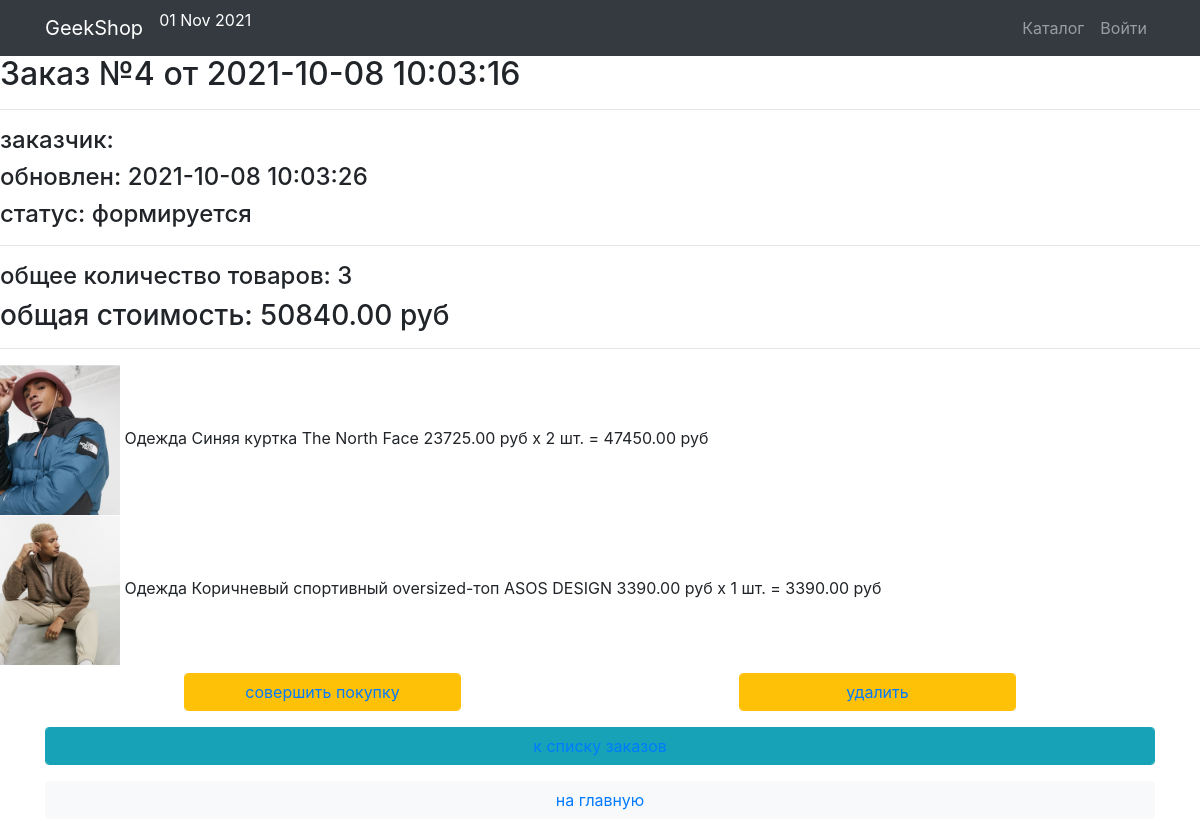
Page /orders/read/4/ on the earlier database version.
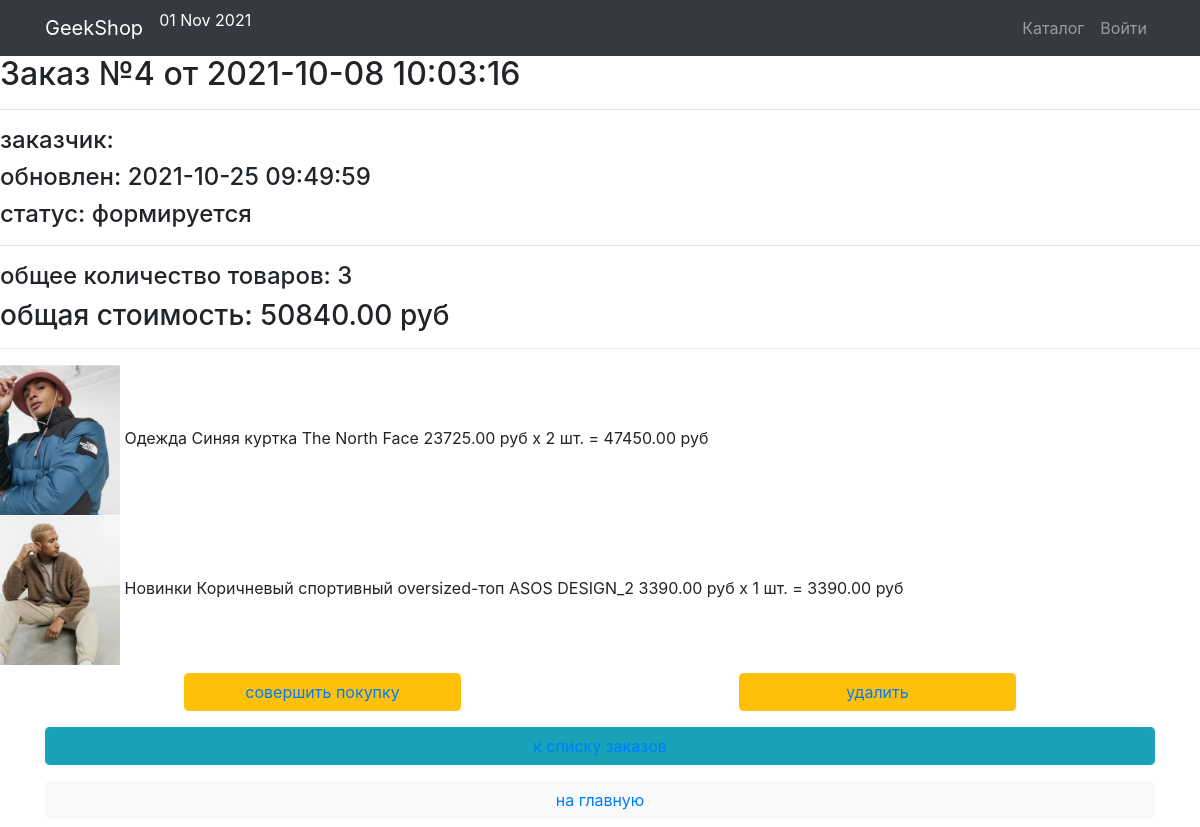
Same page on the later database version.
### ordersapp/models.py (models this page shows, shortened)
class Order(models.Model):
	FORMING = "FM"
	SENT_TO_PROCEED = "STP"
	PROCEEDED = "PRD"
	PAID = "PD"
	READY = "RDY"
	CANCEL = "CNC"
	ORDER_STATUS_CHOICES = (
		(FORMING, "формируется"),
		(SENT_TO_PROCEED, "отправлен в обработку"),
		(PAID, "оплачен"),
		(PROCEEDED, "обрабатывается"),
		(READY, "готов к выдаче"),
		(CANCEL, "отменен"))
	user = models.ForeignKey(settings.AUTH_USER_MODEL, on_delete=models.CASCADE)
	created = models.DateTimeField(verbose_name="create", auto_now_add=True)
	updated = models.DateTimeField(verbose_name="update", auto_now=True)
	status = models.CharField(verbose_name="status", max_length=3, choices=ORDER_STATUS_CHOICES, default=FORMING)
	is_active = models.BooleanField(verbose_name="active", default=True)
	def get_summary(self):
		items = self.orderitems.select_related()
		return {
			"get_total_cost": sum(list(map(lambda x: x.quantity * x.product.price, items))),
			"get_total_quantity": sum(list(map(lambda x: x.quantity, items)))
		}

class OrderItem(models.Model):
	order = models.ForeignKey(Order, related_name="orderitems", on_delete=models.CASCADE)
	product = models.ForeignKey(Product, verbose_name="продукт", on_delete=models.CASCADE)
	quantity = models.PositiveIntegerField(verbose_name="количество", default=0)
	def get_product_cost(self):
		return self.product.price * self.quantity

### products/models.py (models this page shows, shortened)
class Product(models.Model):
	name = models.CharField(max_length=65, unique=True)
	image = models.ImageField(upload_to="products_images", blank=True)
	description = models.TextField(blank=True)
	price = models.DecimalField(max_digits=8, decimal_places=2)
	quantity = models.PositiveIntegerField(default=0)
	category = models.ForeignKey(ProductCategory, on_delete=models.CASCADE)
	is_active = models.BooleanField(default=True, db_index=True)

class ProductCategory(models.Model):
	name = models.CharField(max_length=65, unique=True)
	description = models.TextField(blank=True)
	is_active = models.BooleanField(default=True, db_index=True)

### ordersapp/views.py (the view)
# urls.py: path('read/<int:pk>/', OrderRead.as_view(), name='read'),
class OrderRead(DetailView):
	model = Order
	def get_context_data(self, **kwargs):
		context = super(OrderRead, self).get_context_data(**kwargs)
		context["title"] = "Geekshop - Создать заказ"
		return context

### products/context_processors.py (called while the page is built)
def basket(request):
	basket_list = []
	if request.user.is_authenticated:
		basket_list = Basket.objects.filter(user=request.user)
	return {"baskets": basket_list}

### ordersapp/templates/ordersapp/order_detail.html
{% extends "products/base.html" %}
{% load static %}
{% block content %}
   {% include 'ordersapp/includes/inc_order_summary.html' %}
   <div class="basket_list">
       {% for item in object.orderitems.select_related %}
           <div class="basket_record">
               <img style="height: 150px" src="{{ item.product.image.url }}"
                    alt="{{ item.product.short_desc }}">
               <span class="category_name">
                   {{ item.product.category.name }}
               </span>
               <span class="product_name">{{ item.product.name }}</span>
               <span class="product_price">
                   {{ item.product.price }}&nbspруб
               </span>
               <span class="product_quantitiy">
                   x {{ item.quantity }} шт.
               </span>
               <span class="product_cost">
                    = {{ item.get_product_cost }}&nbspруб
               </span>
           </div>
       {% endfor %}
   </div>
   {% include 'ordersapp/includes/inc_order_actions.html' %}
{% endblock %}

### ordersapp/templates/ordersapp/includes/inc_order_summary.html (shortened to what this page needs)
{% if object %}
   <div class="h2">Заказ №{{ object.pk }} от {{ object.created|date:"Y-m-d H:i:s" }}</div>
   <hr>
   <div class="h4">заказчик: {{ user.last_name }} {{ user.first_name }} </div>
   <div class="h4">обновлен: {{ object.updated|date:"Y-m-d H:i:s" }}</div>
   <div class="h4">cтатус: {{ object.get_status_display }}</div>
   <hr>
    {% with object_summary=object.get_summary %}
       <div class="h4">
           общее количество товаров: <span class="order_total_quantity">{{ object_summary.get_total_quantity }}</span>
       </div>
       <div class="h3">
           общая стоимость: <span class="order_total_cost">{{ object_summary.get_total_cost }}</span> руб
       </div>
    {% endwith %}
{% endif %}
<hr>

Differences in the rows shown:
changed Order "формируется": updated "2021-10-08 10:03:26" → "2021-10-25 09:49:59"
changed through a linked row, OrderItem: product.category.name "Одежда" → "Новинки"; product.name "Коричневый спортивный oversized-топ ASOS DESIGN" → "Коричневый спортивный oversized-топ ASOS DESIGN_2"
